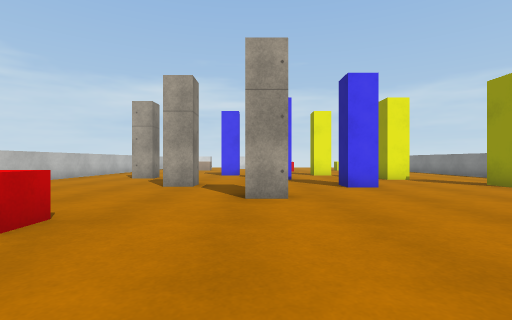
[1] (above)

16 first-person views from a walk through a 3-D level made in the Unity game engine. The camera is 0.72 m above the floor, looks level and sees 85° across. The floor is counted in squares, 1 m on a side. Each view is taken from the middle of a square. On the plan, view 1 faces up. The plan holds only what a view shows up to about 10 squares ahead; the rest is blank. The place goes on beyond the plan. Surface patterns are stand-ins for the level's own textures.

[2]
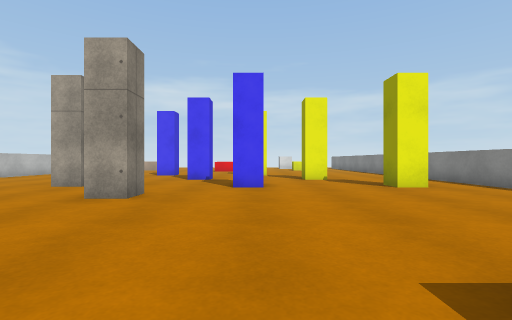

[3]
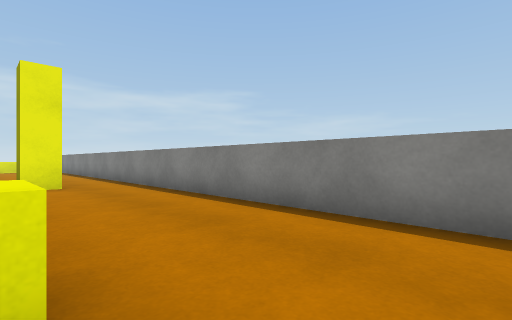

[4]
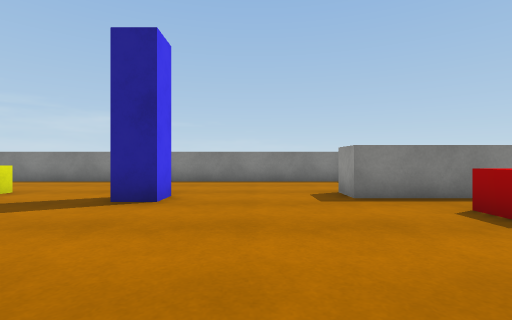

[5]
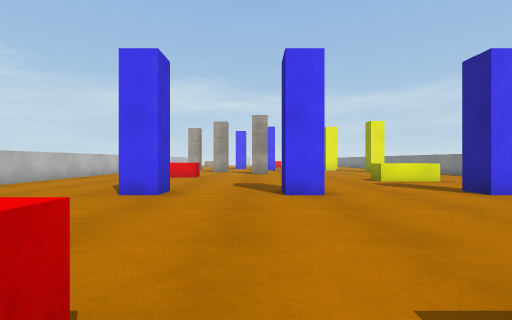

[6]
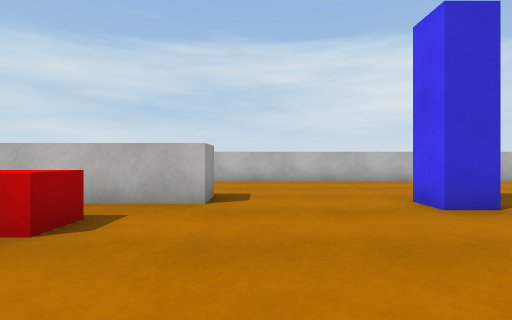

[7]
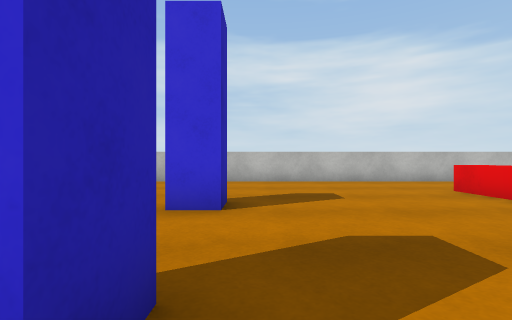

[8]
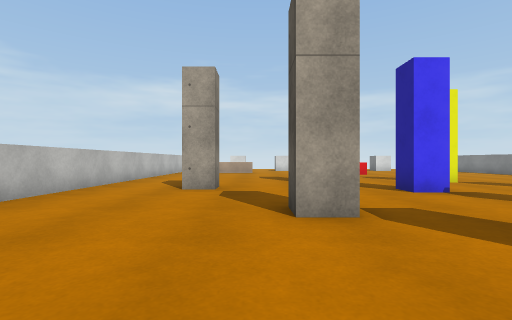

[9]
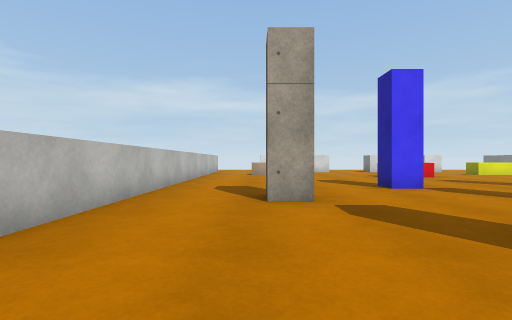

[10]
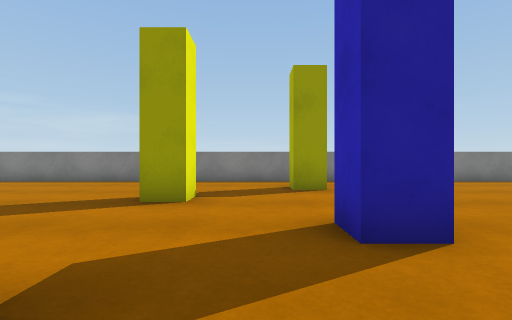

[11]
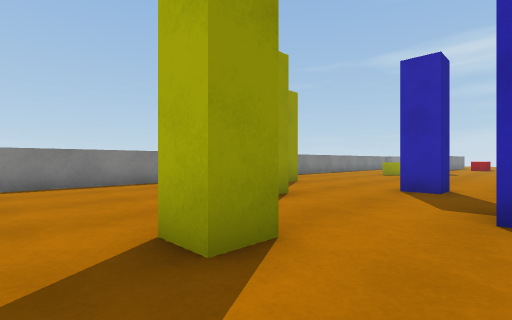

[12]
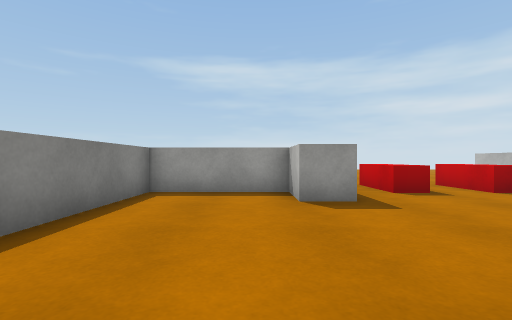

[13]
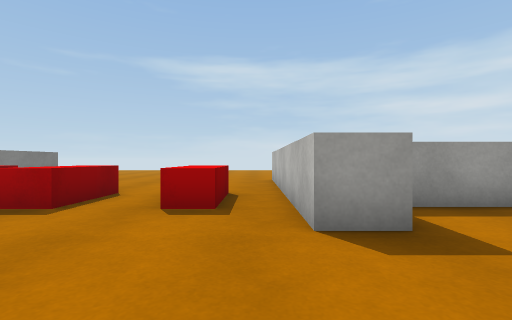

[14]
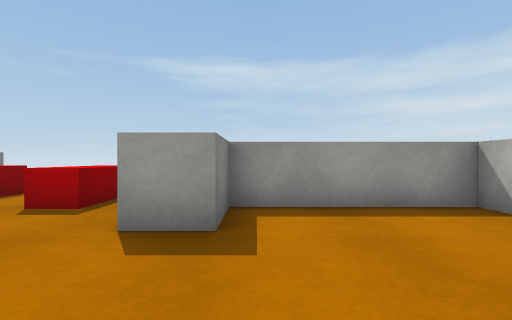

[15]
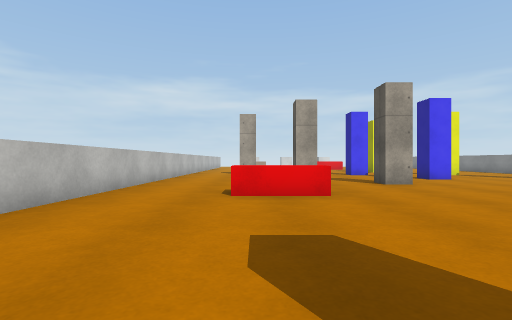

[16]
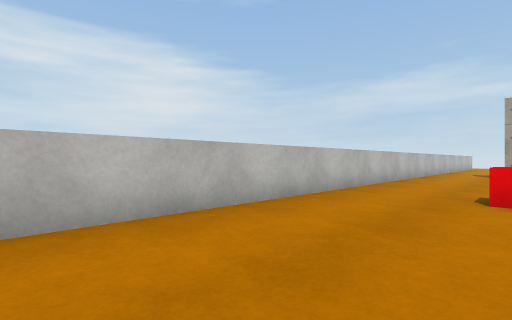

### Floor plan
Points are (right, up) in squares from view 1. A wall is a line through its corners. A room is listed if a view was taken in it or the views show most of it. See-through windows are left out.
Room 1 (views 1, 2, 3, 4, 5, 6, 7, 8, 9, 10, 11, 12, 13, 14, 15, 16)
walls: (3.2, 7.3) (2.4, 7.3) (2.4, 8.1) (3.2, 8.1); (-1.7, 8.2) (-1.7, 7.5) (-2.5, 7.5) (-2.5, 8.2); (1.5, -3.3) (0.6, -3.3) (0.6, -2.5) (1.5, -2.5); (5.6, -3.3) (4.8, -3.3) (4.8, -2.5); (7.6, 7.3) (6.7, 7.3) (6.7, 8.1) (7.4, 8.1); (2.7, 13) (2.7, 13.8) (3.5, 13.8); (-0.8, 13) (-1.6, 13) (-1.6, 13.9); (5.2, -9.9) (5.2, -6.8) (6.2, -6.8) (6.2, -8.3) (9.4, -8.3) (9.4, 15.5); (-7.4, 15.5) (-7.4, -8.3) (-3.6, -8.3) (-3.6, -6.8) (-2.6, -6.8) (-2.6, -10.4)
objects: red block (-4, 3) to (-3, 3); red block (-1, -10) to (-1, -8); red block (1, -10) to (2, -8); red block (3, -10) to (4, -8); yellow block (4, 1) to (6, 1)

Positions as (right, up) in squares from view 1, and headings:
1: (0, 0), facing up
2: (3, 0), facing up
3: (6, -1), facing up-right
4: (0, -5), facing right
5: (0, -9), facing up
6: (2, -6), facing left
7: (2, -2), facing left
8: (-3, 4), facing up
9: (-5, 6), facing up
10: (0, 9), facing right
11: (1, 15), facing down-right
12: (7, -2), facing down
13: (-2, -4), facing down
14: (-4, -4), facing down
15: (-4, -3), facing up
16: (-4, -3), facing up-left
